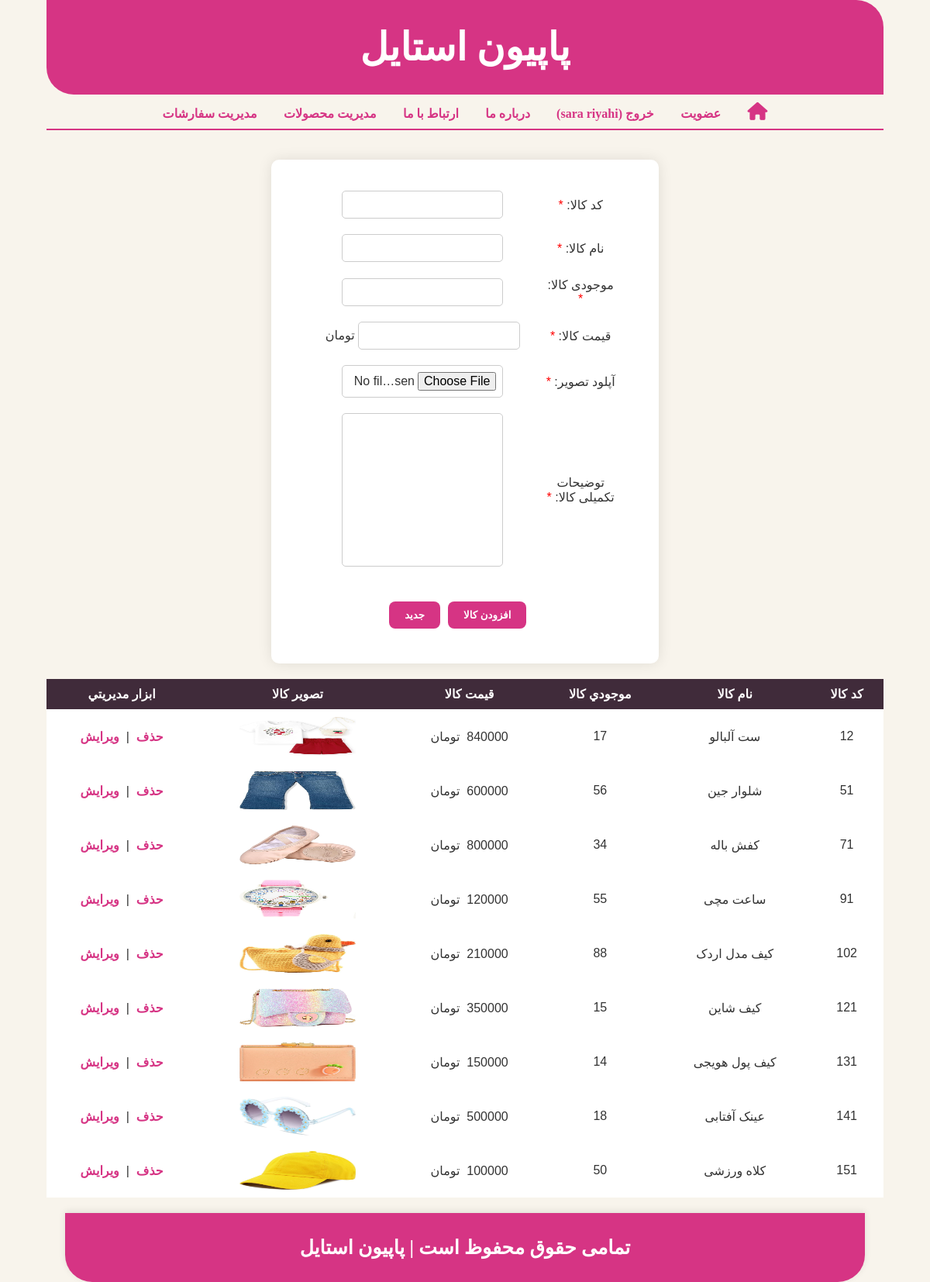
The page /admin_products.php (signed in) on the database its author committed.
### tables this page shows
CREATE TABLE `products` (
  `pro_code` int(10) NOT NULL,
  `pro_name` varchar(200) NOT NULL,
  `pro_qty` int(10) NOT NULL,
  `pro_price` float NOT NULL,
  `pro_image` varchar(80) NOT NULL,
  `pro_detail` text NOT NULL
);

### admin_products.php (the view, shortened to what this page needs)
<head>
    <link href="css/admin_productstyle.css" rel="stylesheet" type="text/css" />
</head>
<body>
<?php
include ("includes/header.php");
    ?>
    <?php
$link = mysqli_connect("localhost", "root", "", "shop_db");
$url = $pro_code = $pro_name = $pro_qty = $pro_price = $pro_image = $pro_detail = "";
$btn_caption = "افزودن كالا";
?>
<br />
<form name="add_product" action="action_admin_products.php<?php if (!empty($url)) echo($url); ?>" method="POST" enctype="multipart/form-data">
    <table>
        <tr>
            <td>کد کالا: <span style="color: red;">*</span></td>
            <td><input type="text" id="pro_code" name="pro_code" value="<?php echo ($pro_code) ?>" /></td>
        </tr>
        <tr>
            <td>نام کالا: <span style="color: red;">*</span></td>
            <td><input type="text" id="pro_name" name="pro_name" value="<?php echo ($pro_name) ?>" /></td>
        </tr>
        <tr>
            <td>موجودی کالا: <span style="color: red;">*</span></td>
            <td><input type="text" id="pro_qty" name="pro_qty" value="<?php echo ($pro_qty) ?>" /></td>
        </tr>
        <tr>
            <td>قیمت کالا: <span style="color: red;">*</span></td>
            <td><input type="text" id="pro_price" name="pro_price" value="<?php echo ($pro_price) ?>" /> تومان</td>
        </tr>
        <tr>
            <td>آپلود تصویر: <span style="color: red;">*</span></td>
            <td>
                <input type="file" id="pro_image" name="pro_image" size="30" />
            </td>
        </tr>
        <tr>
            <td>توضیحات تکمیلی کالا: <span style="color: red;">*</span></td>
            <td><textarea id="pro_detail" name="pro_detail" cols="45" rows="10" wrap="virtual"><?php echo ($pro_detail) ?></textarea></td>
        </tr>
        <tr>
            <td></td>
            <td class="form-buttons">
                <input type="submit" value="<?php echo ($btn_caption) ?>" />
                <input type="reset" value="جديد" />
            </td>
        </tr>
    </table>
</form>
<?php
$query = "SELECT * FROM products";
$result = mysqli_query($link, $query);
?>
<table>
    <tr>
        <th>كد كالا</th>
        <th>نام كالا</th>
        <th>موجودي كالا</th>
        <th>قيمت كالا</th>
        <th>تصوير كالا</th>
        <th>ابزار مديريتي</th>
    </tr>
    <?php
    while ($row = mysqli_fetch_array($result)) {
        ?>
        <tr>
            <td><?php echo ($row['pro_code']) ?></td>
            <td><?php echo ($row['pro_name']) ?></td>
            <td><?php echo ($row['pro_qty']) ?></td>
            <td><?php echo ($row['pro_price']) ?>&nbsp; تومان</td>
            <td><img src="images/products/<?php echo ($row['pro_image']) ?>" width="150px" height="50px" /></td>
            <td>
                <b><a href="action_admin_products.php?id=<?php echo ($row['pro_code']) ?>&action=DELETE" style="text-decoration: none;">حذف</a></b>
                &nbsp;|&nbsp;
                <b><a href="admin_products.php?id=<?php echo ($row['pro_code']) ?>&action=EDIT" style="text-decoration: none;">ويرايش</a></b>
            </td>
        </tr>
        <?php
    }
    ?>
</table>
<?php
include("includes/footer.php");
?>
</body>
</html>

### css/admin_productstyle.css (style rules this page uses)
body { font-family: 'B Nazanin', sans-serif; background-color: #F8F4EC; color: #333; margin: 0; padding: 0; direction: rtl; }
form { display: flex; flex-direction: column; width: 40%; margin: 20px auto; padding: 10px; background-color: #FFF; border-radius: 10px; box-shadow: 0 0 18px rgba(0, 0, 0, 0.1); font-family: "2 Kamran", sans-serif; }
form table { width: 85%; border-collapse: collapse; }
form td { padding: 10px; text-align: right; }
form input[type="text"], form input[type="file"], form textarea { width: calc(100% - 70px); padding: 8px; font-size: 16px; background-color: #fff; border: 1px solid #CCC; border-radius: 5px; box-sizing: border-box; transition: border-color 0.3s ease, box-shadow 0.3s ease; }
form textarea { resize: none; }
.form-buttons { display: flex; justify-content: flex-start; margin-top: 20px; }
.form-buttons input[type="submit"], .form-buttons input[type="reset"], .form-buttons input[type="button"] { padding: 10px 20px; font-weight: bold; margin: 5px; border: none; border-radius: 8px; background-color: #D63484; color: white; cursor: pointer; transition: background-color 0.3s ease, transform 0.3s ease, box-shadow 0.3s ease; }
table { width:90%; border-collapse: collapse; margin: 20px auto; background-color: #FFF; font-family: "2 Kamran", sans-serif; direction: rtl; }
table th, table td { padding: 10px; text-align: center; }
table th { background-color: #402B3A; color: white; }
table td { background-color: #FFF; }
table img { width: 150px; height: 50px; }
table a { text-decoration: none; color: #D63484; font-weight: bold; }

### css/style.css (style rules this page uses)
body { font-family: "B Nazanin", sans-serif; background-color: #F8F4EC; color: #333; margin: 0; padding: 0; }

### rows shown on the page
products: pro_code "12", pro_name "ست آلبالو", pro_qty "17", pro_price "840000", pro_image (picture)
products: pro_code "51", pro_name "شلوار جین", pro_qty "56", pro_price "600000", pro_image (picture)
products: pro_code "71", pro_name "کفش باله", pro_qty "34", pro_price "800000", pro_image (picture)
products: pro_code "91", pro_name "ساعت مچی", pro_qty "55", pro_price "120000", pro_image (picture)
products: pro_code "102", pro_name "کیف مدل اردک", pro_qty "88", pro_price "210000", pro_image (picture)
products: pro_code "121", pro_name "کیف شاین", pro_qty "15", pro_price "350000", pro_image (picture)
products: pro_code "131", pro_name "کیف پول هویجی", pro_qty "14", pro_price "150000", pro_image (picture)
products: pro_code "141", pro_name "عینک آفتابی", pro_qty "18", pro_price "500000", pro_image (picture)
products: pro_code "151", pro_name "کلاه ورزشی", pro_qty "50", pro_price "100000", pro_image (picture)

### other values the page prints
$_SESSION['realname'] "sara riyahi"
